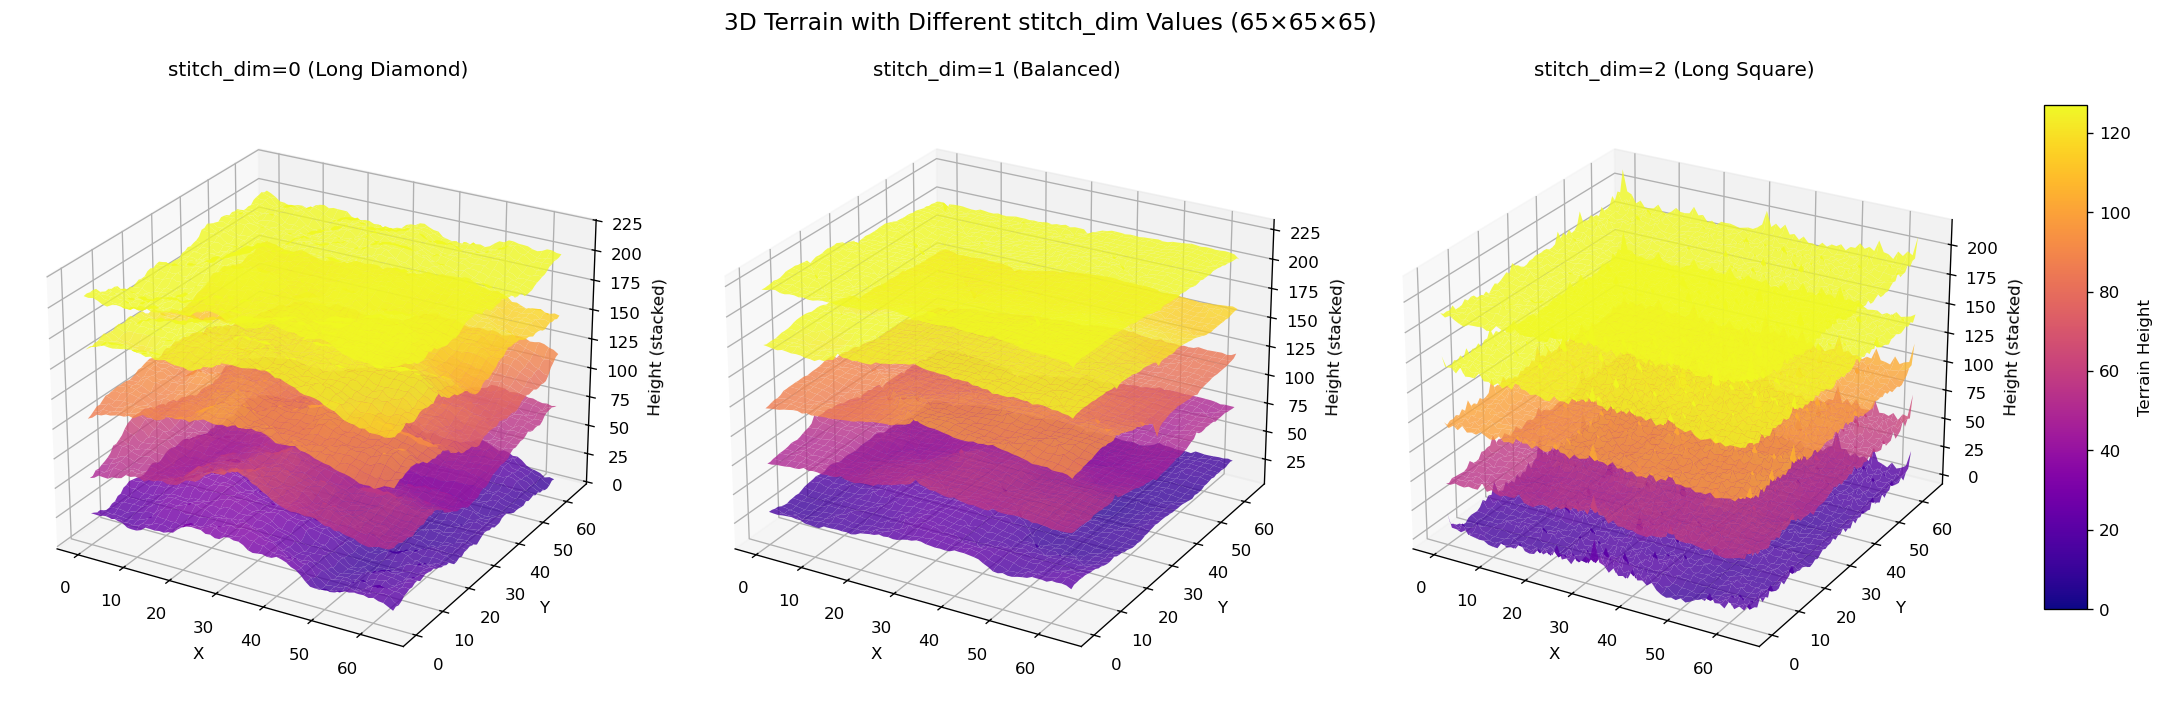

Write the Python code that produced this figure.
from matplotlib import cm
from mpl_toolkits.mplot3d import Axes3D
import matplotlib.pyplot as plt
import numpy as np

from generalized_o3_pro import create_space, diamond_square_nd

size = 65
minval = 0
maxval = 127
seed = 42

# Generate 3D landscapes with different stitch_dim values
# stitch_dim=0: Long Diamond (diamond steps from dim down to 1, then squares from 0)
# stitch_dim=1: Balanced (diamond from dim to 2, square from 1 to 0)
# stitch_dim=2: Long Square (diamond from dim to 3, square from 2 to 0)

configs = [
	{'stitch_dim': 0, 'title': 'stitch_dim=0 (Long Diamond)'},
	{'stitch_dim': 1, 'title': 'stitch_dim=1 (Balanced)'},
	{'stitch_dim': 2, 'title': 'stitch_dim=2 (Long Square)'},
]

fig = plt.figure(figsize=(18, 6))

x = np.arange(size)
y = np.arange(size)
X, Y = np.meshgrid(x, y)

# Scale factor for terrain height
height_scale = 0.3

for config_idx, config in enumerate(configs):
	space = create_space(3, size, minval, maxval)
	diamond_square_nd(space, stitch_dim=config['stitch_dim'],
	                  factor=0.6, noise_lo=-maxval/2, noise_hi=maxval/2,
	                  seed=seed)

	ax = fig.add_subplot(1, 3, config_idx + 1, projection='3d')

	# Show every few slices to avoid clutter
	step = max(1, size // 4)
	z_slices = range(0, size, step)

	vmin, vmax = space.min(), space.max()

	for idx, z in enumerate(z_slices):
		slice_2d = space[:, :, z]
		# Plot the actual terrain height, offset vertically by z-slice index
		Z = slice_2d * height_scale + idx * (maxval * height_scale * 1.2)
		surf = ax.plot_surface(X, Y, Z, cmap='plasma',
		                       vmin=vmin, vmax=vmax,
		                       alpha=0.8, linewidth=0, antialiased=True)

	ax.set_xlabel('X')
	ax.set_ylabel('Y')
	ax.set_zlabel('Height (stacked)')
	ax.set_title(config['title'])
	ax.view_init(elev=25, azim=-60)

fig.suptitle(f'3D Terrain with Different stitch_dim Values ({size}×{size}×{size})', fontsize=14, y=0.98)
plt.tight_layout(rect=[0, 0, 0.95, 0.96])

# Add a shared colorbar after tight_layout
m = cm.ScalarMappable(cmap=cm.plasma)
m.set_array([minval, maxval])
m.set_clim(minval, maxval)
cbar_ax = fig.add_axes([0.96, 0.15, 0.02, 0.7])  # [left, bottom, width, height]
fig.colorbar(m, cax=cbar_ax, label='Terrain Height')

plt.savefig("threedim_multi.png", dpi=120, bbox_inches='tight')
plt.close()
